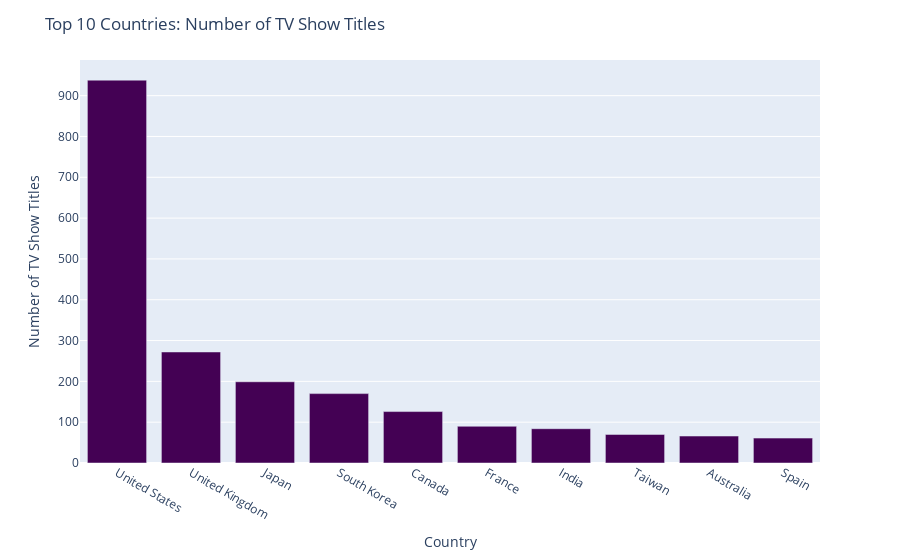

This figure's notebook cell:
### Code cell
fig = px.bar(data_frame=top_10_countries_shows, x="Country", y="title", color_discrete_sequence=px.colors.sequential.Viridis)
fig.update_layout(title="Top 10 Countries: Number of TV Show Titles",
                  yaxis_title="Number of TV Show Titles")
fig.show()

### Figure 1 — Plotly figure (JSON) as saved in the notebook; plotly's stock layout.template omitted (floating-point values rounded to 4 significant figures)
{"data": [{"alignmentgroup": "True", "hovertemplate": "Country=%{x}<br>title=%{y}<extra></extra>", "legendgroup": "", "marker": {"color": "#440154", "pattern": {"shape": ""}}, "name": "", "offsetgroup": "", "orientation": "v", "showlegend": false, "textposition": "auto", "type": "bar", "x": ["United States", "United Kingdom", "Japan", "South Korea", "Canada", "France", "India", "Taiwan", "Australia", "Spain"], "xaxis": "x", "y": [938, 272, 199, 170, 126, 90, 84, 70, 66, 61], "yaxis": "y"}], "layout": {"barmode": "relative", "legend": {"tracegroupgap": 0}, "margin": {"t": 60}, "title": {"text": "Top 10 Countries: Number of TV Show Titles"}, "xaxis": {"anchor": "y", "domain": [0, 1], "title": {"text": "Country"}}, "yaxis": {"anchor": "x", "domain": [0, 1], "title": {"text": "Number of TV Show Titles"}}}}
